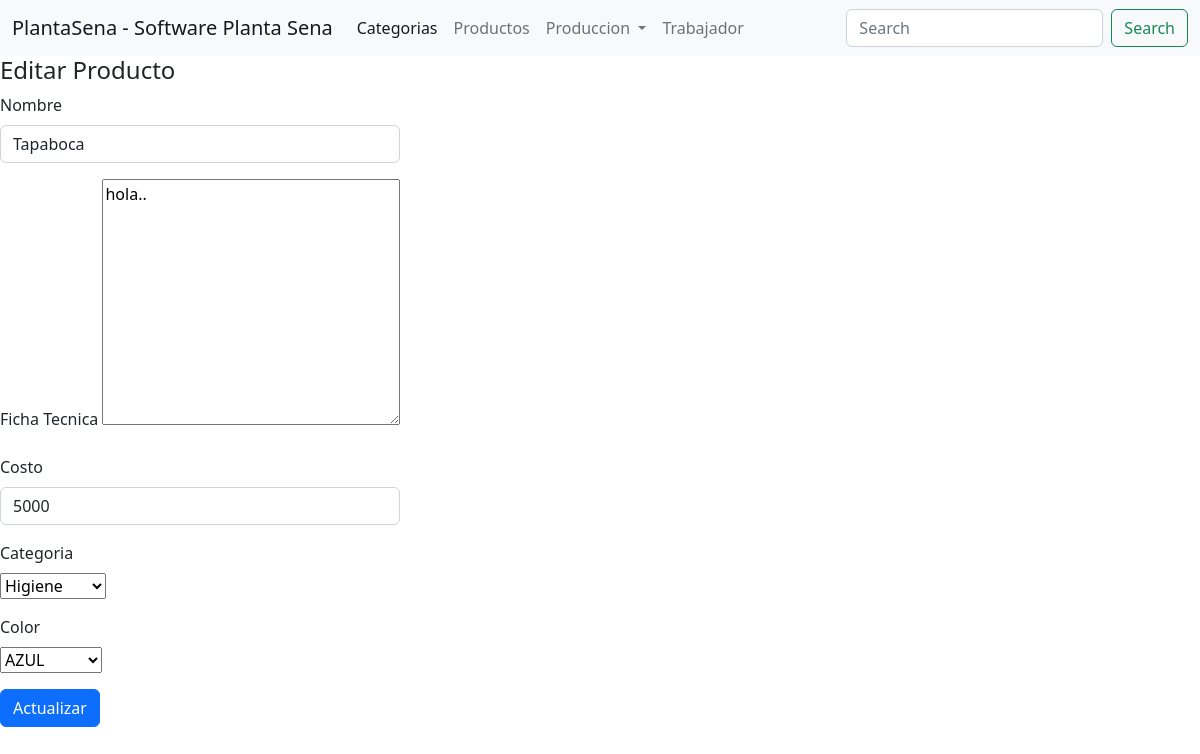
The page /planta/formularioEditar/1 on the database its author committed.
### planta/models.py (models this page shows, shortened)
class Producto(models.Model):
    nombre = models.CharField(max_length=100, unique = True)
    ficha_tecnica = models.TextField()
    costo = models.IntegerField()
    categoria = models.ForeignKey(Categoria, on_delete = models.DO_NOTHING)
    COLOR = (
        ('r', 'ROJO'),
        ('v', 'VERDE'),
        ('a', 'AZUL'),
    )
    color = models.CharField(max_length=100, choices=COLOR, default='r')

class Categoria(models.Model):
    nombre = models.CharField(max_length=100)
    desc = models.CharField(max_length=254, null=True, blank=True)

### planta/views.py (the view)
# urls.py: path('formularioEditar/<int:id>', views.formularioEditar, name="formularioEditar" ),
def formularioEditar(request, id):
    p = Producto.objects.get(pk=id)
    q = Categoria.objects.all()
    contexto = { "cat": q, "producto": p }
    return render(request, 'planta/producto/editar_producto.html', contexto)

### planta/templates/planta/producto/editar_producto.html (shortened to what this page needs)
{% extends "planta/base.html"%}
{% load static %}
    {% block contenedor %}
    <h4>Editar Producto</h4>
    <form style="display: inline-block" action="{% url 'planta:actualizarProducto'%}" method="post">
        <div class="mb-3">
          <label  class="form-label">Nombre</label>
          <input name="nombre"type="text" class="form-control" value="{{ producto.nombre }}">
        </div>
        <div class="mb-3">
          <label class="form-label">Ficha Tecnica</label>
          <textarea name="ficha_tecnica" cols="30" rows="10">{{ producto.ficha_tecnica }}</textarea>
        </div>
        <div class="mb-3">
            <label class="form-label">Costo</label>
            <input name="costo" type="number" class="form-control" value="{{ producto.costo }}" >
        </div>
        <div class="mb-3">
            <label class="form-label">Categoria</label><br>
            <select name="categoria">
                {% for c in cat %}
                    <option value="{{c.id}}" {% if producto.categoria.id == c.id %}selected=""{% endif %}>{{ c.nombre }}</option>
                {% endfor %}
            </select><br>
        </div>
        <div class="mb-3">
            <label class="form-label">Color</label><br>
            <select name="color" >
                <option value="a" {% if producto.color == 'a' %}selected=""{% endif %}>AZUL</option>
            </select>
        </div>
        <button type="submit" class="btn btn-primary">Actualizar</button>
      </form>
      {%endblock%}

### rows shown on the page
Producto: nombre "Tapaboca", ficha_tecnica "hola..", costo "5000", categoria "Higiene", color "AZUL"
